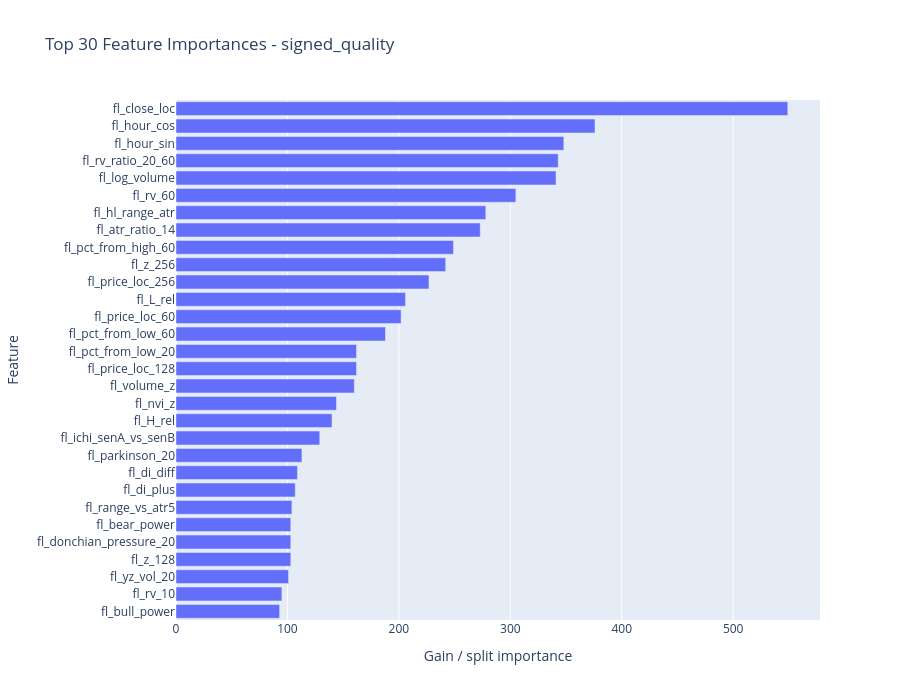

Notebook code for this chart:
### Code cell
# Model importance snapshot for the primary deployment model
importance_df = pd.DataFrame({
    "feature": features,
    "importance": final_models[PRIMARY_TARGET].feature_importances_,
}).sort_values("importance", ascending=False).reset_index(drop=True)

display(importance_df.head(30))

fig = go.Figure(go.Bar(
    x=importance_df.head(30)["importance"][::-1],
    y=importance_df.head(30)["feature"][::-1],
    orientation="h",
))
fig.update_layout(
    title=f"Top 30 Feature Importances - {PRIMARY_TARGET}",
    height=700,
    xaxis_title="Gain / split importance",
    yaxis_title="Feature",
)
fig.show()

### Figure 1 — Plotly figure (JSON) as saved in the notebook; plotly's stock layout.template omitted (floating-point values rounded to 4 significant figures)
{"data": [{"orientation": "h", "type": "bar", "x": [93, 95, 101, 103, 103, 103, 104, 107, 109, 113, 129, 140, 144, 160, 162, 162, 188, 202, 206, 227, 242, 249, 273, 278, 305, 341, 343, 348, 376, 549], "y": ["fl_bull_power", "fl_rv_10", "fl_yz_vol_20", "fl_z_128", "fl_donchian_pressure_20", "fl_bear_power", "fl_range_vs_atr5", "fl_di_plus", "fl_di_diff", "fl_parkinson_20", "fl_ichi_senA_vs_senB", "fl_H_rel", "fl_nvi_z", "fl_volume_z", "fl_price_loc_128", "fl_pct_from_low_20", "fl_pct_from_low_60", "fl_price_loc_60", "fl_L_rel", "fl_price_loc_256", "fl_z_256", "fl_pct_from_high_60", "fl_atr_ratio_14", "fl_hl_range_atr", "fl_rv_60", "fl_log_volume", "fl_rv_ratio_20_60", "fl_hour_sin", "fl_hour_cos", "fl_close_loc"]}], "layout": {"height": 700, "title": {"text": "Top 30 Feature Importances - signed_quality"}, "xaxis": {"title": {"text": "Gain / split importance"}}, "yaxis": {"title": {"text": "Feature"}}}}
